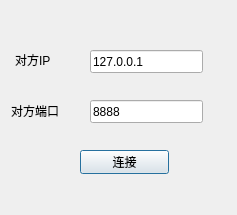
<?xml version="1.0" encoding="UTF-8"?>
<ui version="4.0">
 <class>ClientDialog</class>
 <widget class="QDialog" name="ClientDialog">
  <property name="geometry">
   <rect>
    <x>0</x>
    <y>0</y>
    <width>237</width>
    <height>215</height>
   </rect>
  </property>
  <property name="windowTitle">
   <string>Dialog</string>
  </property>
  <widget class="QLineEdit" name="lineEdit">
   <property name="geometry">
    <rect>
     <x>90</x>
     <y>50</y>
     <width>113</width>
     <height>23</height>
    </rect>
   </property>
   <property name="text">
    <string>127.0.0.1</string>
   </property>
  </widget>
  <widget class="QLineEdit" name="lineEdit_2">
   <property name="geometry">
    <rect>
     <x>90</x>
     <y>100</y>
     <width>113</width>
     <height>23</height>
    </rect>
   </property>
   <property name="text">
    <string>8888</string>
   </property>
  </widget>
  <widget class="QPushButton" name="pushButton">
   <property name="geometry">
    <rect>
     <x>80</x>
     <y>150</y>
     <width>89</width>
     <height>24</height>
    </rect>
   </property>
   <property name="text">
    <string>连接</string>
   </property>
  </widget>
  <widget class="QLabel" name="label">
   <property name="geometry">
    <rect>
     <x>15</x>
     <y>52</y>
     <width>72</width>
     <height>15</height>
    </rect>
   </property>
   <property name="text">
    <string>对方IP</string>
   </property>
  </widget>
  <widget class="QLabel" name="label_2">
   <property name="geometry">
    <rect>
     <x>11</x>
     <y>103</y>
     <width>72</width>
     <height>15</height>
    </rect>
   </property>
   <property name="text">
    <string>对方端口</string>
   </property>
  </widget>
 </widget>
 <resources/>
 <connections/>
</ui>
